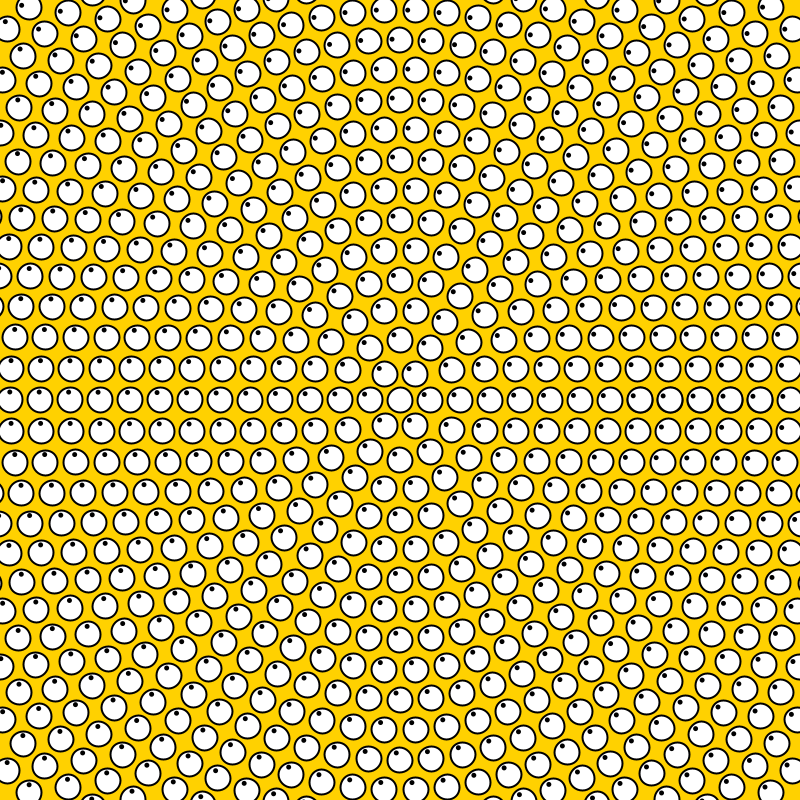
Frame 1 (no input)
Frame 60 (the mouse pressed at the canvas centre just before this capture): identical to frame 1, image omitted
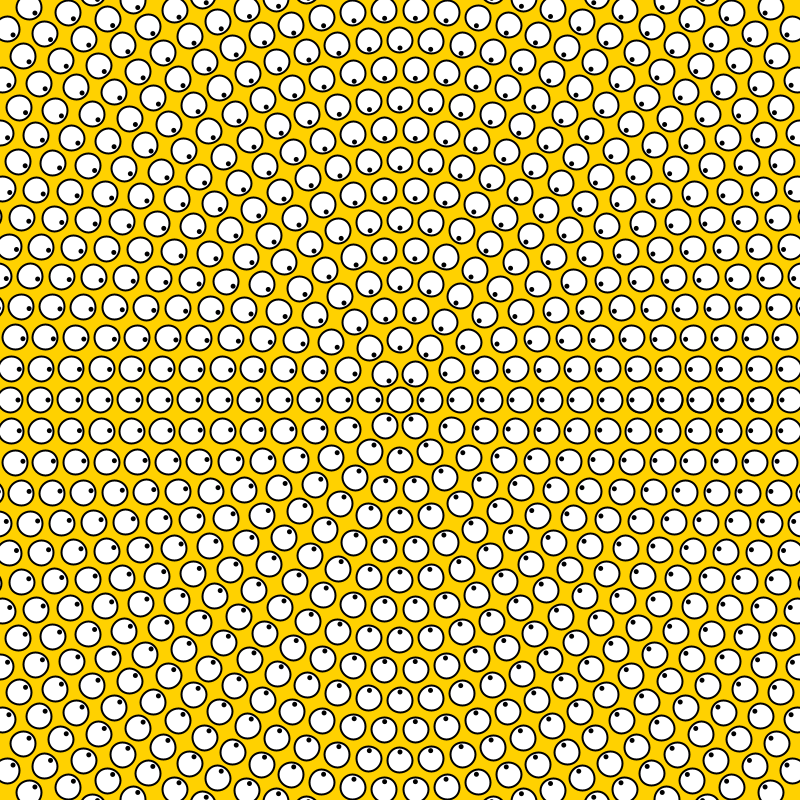
Frame 120 (the mouse held since frame 60 and released just before this capture)

The Processing sketch that drew these frames (run headless with seeded random() and noise(); from frame 60 on, the mouse is pressed at the canvas centre):

// Processing sketch: simpsonsSketch1
// ── simpsonsSketch1.pde
int sYellow =  #ffd100;


int arraySize = 18;
float r[] = new float[arraySize];
int n[] = new int[arraySize];

float dotSizeDelta = 0;

void setup(){
  size(800,800);
  
  for(int i = 0 ; i < arraySize; i++){
    r[i] = (i+1)*30;
    n[i] = (i+1)*6;
  }
}

void draw(){
  background(sYellow);
  translate(width/2,height/2);
  
  dotSizeDelta = (dotSizeDelta+4)%360;
  for(int i = n.length-1; i >= 0 ; i--){
    float rad = r[i];
    float dist = TWO_PI*rad/n[i];
    for(float d = 0; d < TWO_PI*rad; d += dist ){
      pushMatrix();
        float angle = map(d/(TWO_PI*rad),0,1,0,TWO_PI);
        translate(rad*cos(angle),rad*sin(angle));
        
        //float otherDotSize = map(cos(radians(dotSizeDelta-rad)),-1,1,5,20);
                
        pushMatrix();
        //rotate(radians(frameCount));
        drawEye(25);
        drawEyeballs(width/2+rad*cos(angle),height/2+rad*sin(angle),8);
        popMatrix();
        popMatrix();
  
    }    
  }
  
  //float centerDotSize = map(cos(radians(dotSizeDelta)),-1,1,5,20);
  //drawDot(centerDotSize);
  drawEye(25);


}

void drawDot(float dotSize){
  noFill();
  stroke(255);
  circle(0,0,dotSize);
  rectMode(CENTER);
  rect(0,0,dotSize*1.5,dotSize*1.5);
}

void drawEye(float size){
  strokeWeight(2);
  stroke(0);
  fill(255);
  float sizeY=size;
  if(random(200)>199.9){
    sizeY=size/4;
  }
  ellipse(0,0,size,sizeY);
    
}

void drawEyeballs(float cx, float cy, float MaxR){
  noStroke();
  fill(0);
  PVector dir = new PVector(cx,cy);
  dir.sub(new PVector(mouseX,mouseY));
  float dist = dir.mag();
  dir.normalize();
  //dir.mult(-1*map(dist,0,width/2,0,MaxR));
  dir.setMag(-1*MaxR);

  circle(dir.x,dir.y,5);
}
